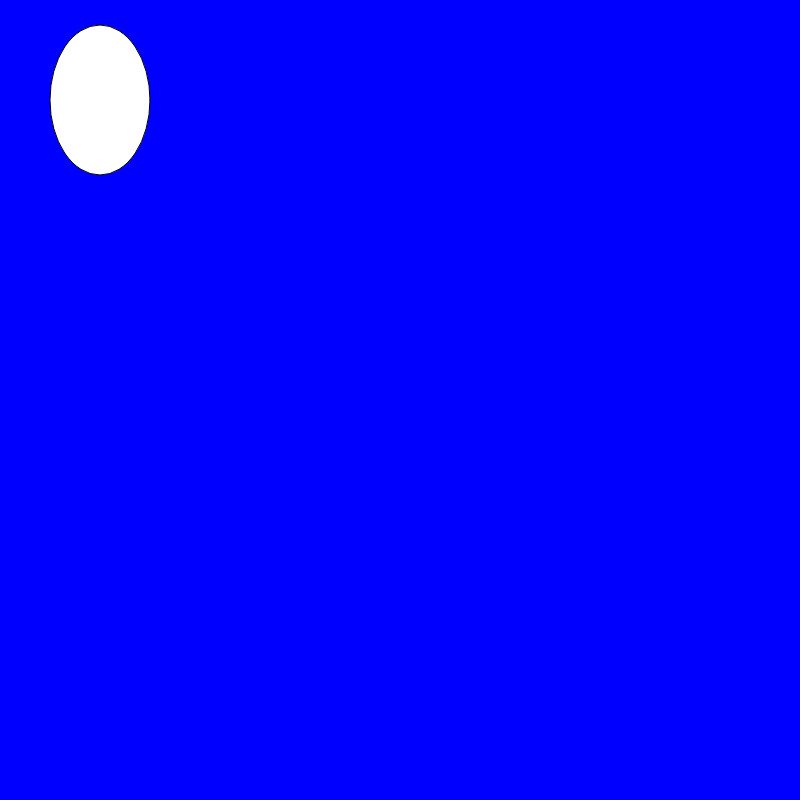
Frame 1 (no input)
Frame 60 (no input): identical to frame 1, image omitted
Frame 120 (the mouse pressed at the canvas centre since frame 60): identical to frame 1, image omitted

The p5.js sketch that drew this single still picture (run headless with seeded random() and noise() and a simulated clock; from frame 60 on, the mouse is pressed at the canvas centre):

// p5.js sketch
// ── sketch.js
function setup() {
  // put setup code here
  createCanvas(800, 800);
}

function draw() {
  // put drawing code here
  background("blue");
  ellipse(100, 100, 100, 150);
}
